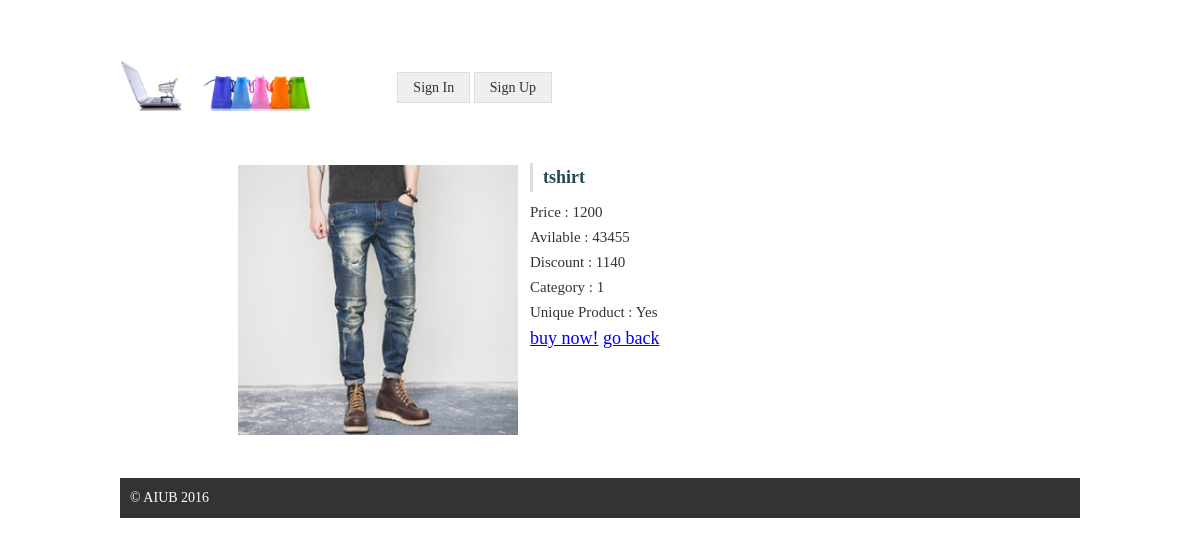
The page /singleProduct.php?product_id=7 on the database its author committed.
### tables this page shows
CREATE TABLE `products` (
  `id` int(6) UNSIGNED NOT NULL,
  `name` varchar(255) NOT NULL,
  `quantity` int(11) NOT NULL,
  `price` int(11) NOT NULL,
  `category_id` int(11) NOT NULL,
  `image` varchar(255) DEFAULT NULL,
  `discount` int(11) DEFAULT NULL,
  `uniqueP` varchar(5) DEFAULT NULL,
  `signup_date` timestamp NOT NULL DEFAULT CURRENT_TIMESTAMP ON UPDATE CURRENT_TIMESTAMP
);

### singleProduct.php (the view, shortened to what this page needs)
<?php
$mysqli = new mysqli("localhost", "root","rafsan","sp1");?>
<!DOCTYPE html>
<html>
<head>
	<link rel="stylesheet" type="text/css" href="style.css">
</head>
<body>
<div class="signup">
<?php
if(isset($_SESSION["admin"])){
	$b=$_SESSION["admin"];
	if($b==0){
		require 'template/header1.php';
		 require 'template/menu2.php';
?>
		<div class="maincontent">
			<div class="content">
				<?php
				if ($mysqli->connect_errno) {
				   header("Location: signup.php");
				}
				$productId = $_GET['product_id'];
				$sql = "SELECT * FROM products WHERE id ='".$productId."'";
				$product = $mysqli->query($sql);
				$check_product = $product->num_rows;
				 if ($check_product > 0) {
				    while ($singleProduct = $product->fetch_object()) { ?>
			    		<div class="single_product">
							 <div class="single_product_image">
							 	<img src="<?php echo $singleProduct->image ?>" alt="">
							 </div>
							 <div class="single_product_info">
							 	<h4><?php echo $singleProduct->name ?></h4>
							 	<p>Price : <?php echo $singleProduct->price ?></p>
							 	<p>Avilable : <?php echo $singleProduct->quantity ?></p>
								<p>Discount : <?php echo $singleProduct->discount ?></p>
                         <p>Unique Product : <?php echo $singleProduct->uniqueP=0 ? 'No' : 'Yes' ?></p>
								<div class="single_action">
								<?php
								if(isset($_SESSION["admin"])){
								$b=$_SESSION["admin"];
								if($b==0){
									$_SESSION["id1"]=$singleProduct->id;
									?>
						<a href="user1.php">buy now!</a>
							<?php
								}
								}
								else{?>
									<a href="login.php?id= <?php echo $singleProduct->id; ?>">buy now!</a>
								<?php } ?>
								</div>
							 </div>
						 </div>
<?php
					}
					}
}
}
else{
?>
	<div class="signup">
		<?php  require 'template/header1.php';
		 ?>
		<div class="maincontent">
			<div class="content">
				<?php
				$productId = $_GET['product_id'];
				$sql = "SELECT * FROM products WHERE id ='".$productId."'";
				$product = $mysqli->query($sql);
				$check_product = $product->num_rows;
				 if ($check_product > 0) {
				    while ($singleProduct = $product->fetch_object()) { ?>
			    		<div class="single_product">
							 <div class="single_product_image">
							 	<img src="<?php echo $singleProduct->image ?>" alt="">
							 </div>
							 <div class="single_product_info">
							 	<h4><?php echo $singleProduct->name ?></h4>
							 	<p>Price : <?php echo $singleProduct->price ?></p>
							 	<p>Avilable : <?php echo $singleProduct->quantity ?></p>
							 	<p>Discount : <?php echo $singleProduct->discount ?></p>
							 	<p>Category : <?php echo $singleProduct->category_id ?></p>
							 	<p>Unique Product : <?php echo $singleProduct->uniqueP=0 ? 'No' : 'Yes' ?></p>
								<div class="single_action">
								<?php
								if(isset($_SESSION["admin"])){
								$b=$_SESSION["admin"];
								if($b==0){
									$_SESSION["id1"]=$singleProduct->id;
									?>
                         <a href="user1.php">buy now!</a>
							<?php
								}
								}
								else{?>
									<a href="login.php?id= <?php echo $singleProduct->id; ?>">buy now!</a>
								<?php } ?>
								<a href="index.php">go back</a>
								</div>
							 </div>
						 </div>
				  		<?php }
					}
}
				?>
			</div>
		</div>
		<div class="footer">
			<p>&copy; AIUB 2016</p>
		</div>
	</div>
</body>
</html>

### style.css (style rules this page uses)
* { margin: 0;padding: 0 }
body { font-family: arial\\\\\\; font-size: 14px; line-height: 20px; color: #000; }
.signup { width:960px; margin: 30px auto; display: block; overflow: hidden; }
.maincontent { overflow: hidden; margin-top: 30px; }
.content { float: right; width: 700px; margin-right:15%; line-height: 1.5; font-size:18px; }
.footer { background:#333; color: #fff; margin-top: 25px; padding: 10px; }
.single_product { display: inline-block; width: 100%; }
.single_product .single_product_image { width: 40%; height: 30%; float: left; }
.single_product .single_product_image img { width: 100%; height: 10%; margin:2px; }
.single_product .single_product_info { width: 58%; float: right; padding-left: 2%; color:#432f26; }
.single_product .single_product_info h4 { border-left: 3px solid #dddddd; padding: 2px 10px; font-size: 18px; line-height: 25px; margin-bottom: 8px; color: #224a55; }
.single_product .single_product_info p { font-size: 15px; color: #333; line-height: 25px; }

### rows shown on the page
products: image (picture), name "tshirt", price "1200", quantity "43455", discount "1140", category "1", uniqueP "Yes"
